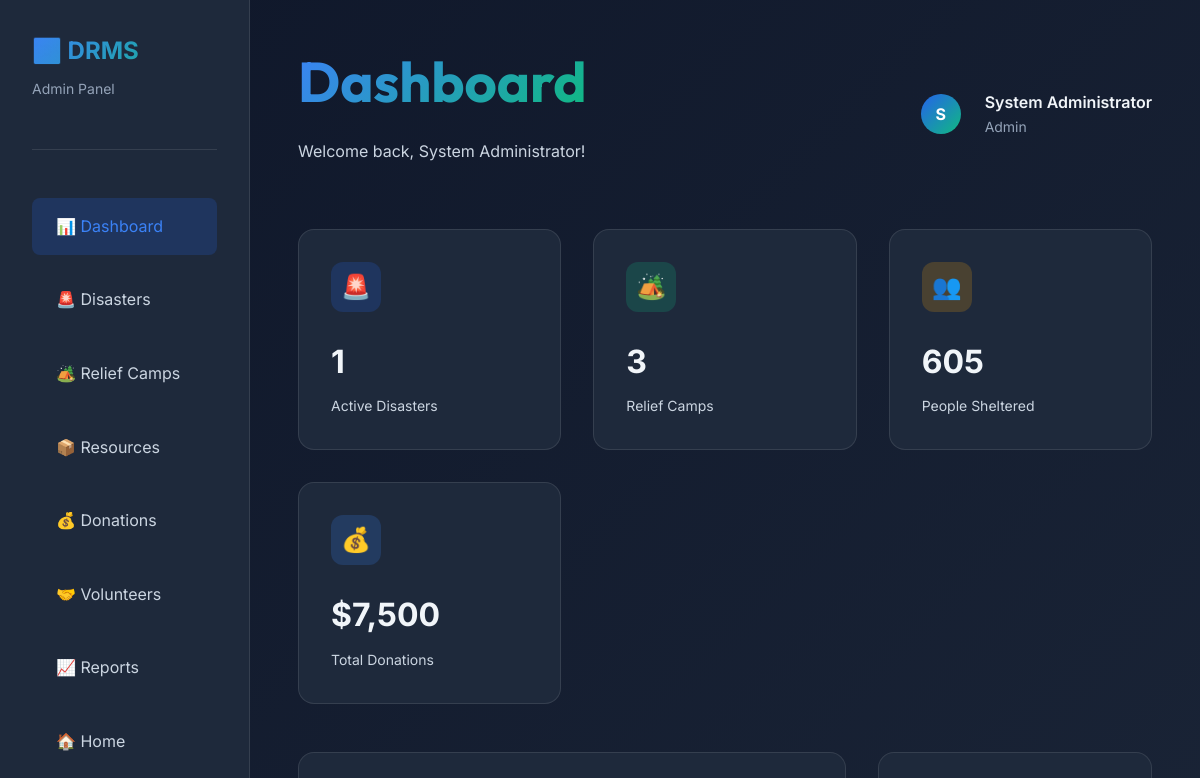
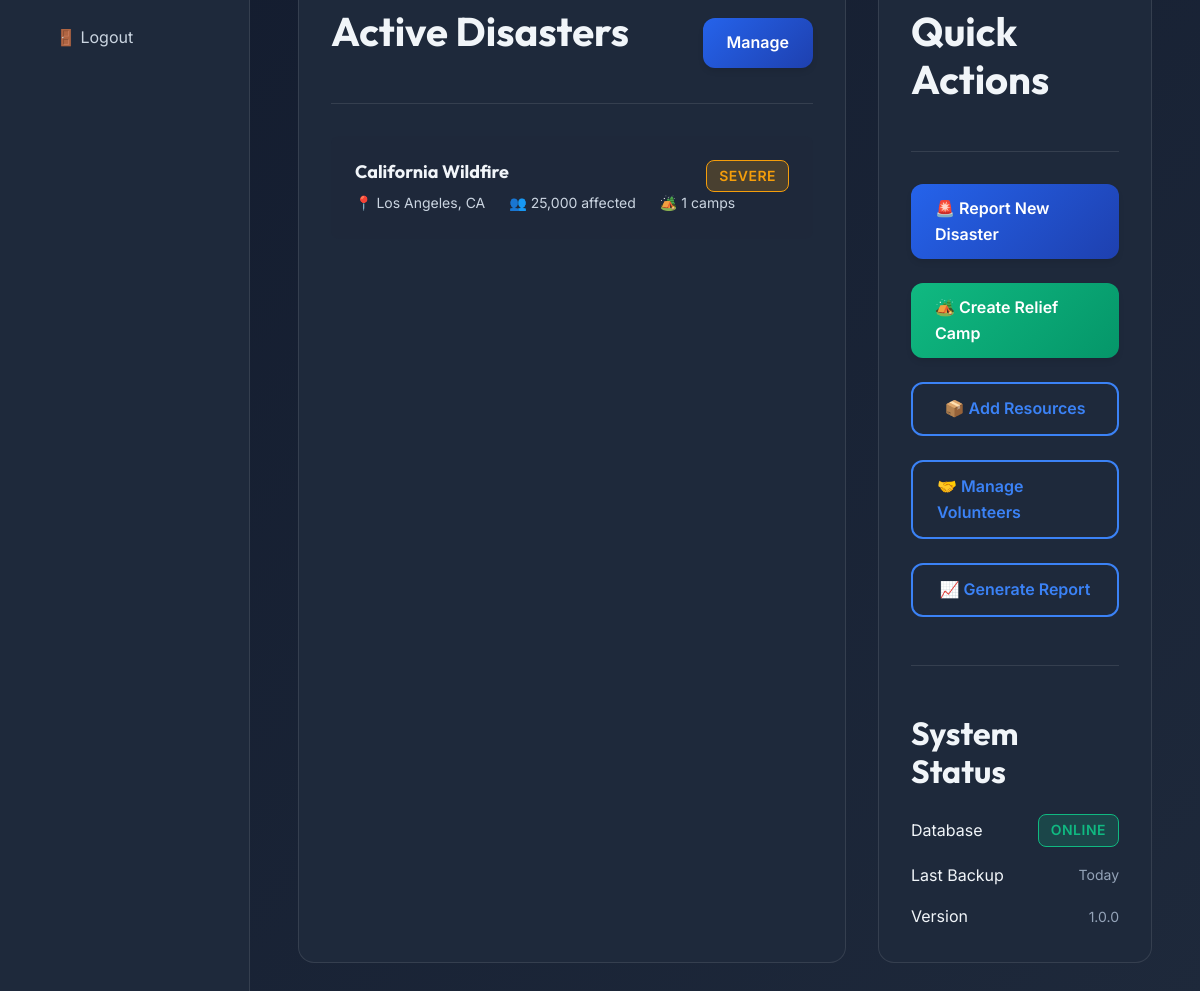
Page /views/admin/dashboard.php (signed in) on the committed database (2 pictures, top to bottom).
### tables this page shows
CREATE TABLE disasters (
    disaster_id INT AUTO_INCREMENT PRIMARY KEY,
    disaster_name VARCHAR(150) NOT NULL,
    disaster_type ENUM('earthquake', 'flood', 'hurricane', 'wildfire', 'tornado', 'tsunami', 'drought', 'other') NOT NULL,
    location VARCHAR(200) NOT NULL,
    latitude DECIMAL(10, 8),
    longitude DECIMAL(11, 8),
    severity ENUM('minor', 'moderate', 'severe', 'catastrophic') NOT NULL,
    description TEXT,
    affected_population INT DEFAULT 0,
    casualties INT DEFAULT 0,
    status ENUM('active', 'ongoing', 'resolved', 'monitoring') NOT NULL DEFAULT 'active',
    start_date DATETIME NOT NULL,
    end_date DATETIME NULL,
    created_by INT,
    created_at TIMESTAMP DEFAULT CURRENT_TIMESTAMP,
    updated_at TIMESTAMP DEFAULT CURRENT_TIMESTAMP ON UPDATE CURRENT_TIMESTAMP,
    FOREIGN KEY (created_by) REFERENCES users(user_id) ON DELETE SET NULL,
    INDEX idx_type (disaster_type),
    INDEX idx_status (status),
    INDEX idx_severity (severity),
    INDEX idx_location (location)
);

### config/Database.php (called while the page is built, shortened)
<?php
class Database {
    private static $instance = null;
    private $connection;
    private function __construct() {
        try {
            $dsn = "mysql:host=" . DB_HOST . ";dbname=" . DB_NAME . ";charset=" . DB_CHARSET;
            $options = [
                PDO::ATTR_ERRMODE            => PDO::ERRMODE_EXCEPTION,
                PDO::ATTR_DEFAULT_FETCH_MODE => PDO::FETCH_ASSOC,
                PDO::ATTR_EMULATE_PREPARES   => false,
                PDO::ATTR_PERSISTENT         => false
            ];
            $this->connection = new PDO($dsn, DB_USER, DB_PASS, $options);
        } catch (PDOException $e) {
            error_log("Database Connection Error: " . $e->getMessage());
            die("Database connection failed. Please check your configuration.");
        }
    }
    public static function getInstance() {
        if (self::$instance === null) {
            self::$instance = new self();
        }
        return self::$instance;
    }
    public function execute($query, $params = []) {
        try {
            $stmt = $this->connection->prepare($query);
            $stmt->execute($params);
            return $stmt;
        } catch (PDOException $e) {
            error_log("Query Execution Error: " . $e->getMessage());
            throw $e;
        }
    }
    public function fetchAll($query, $params = []) {
        $stmt = $this->execute($query, $params);
        return $stmt->fetchAll();
    }
    public function fetch($query, $params = []) {
        $stmt = $this->execute($query, $params);
        return $stmt->fetch();
    }
}
?>

### models/Disaster.php (called while the page is built, shortened)
<?php
require_once __DIR__ . '/../config/Database.php';
class Disaster {
    private $db;
    public function __construct() {
        $this->db = Database::getInstance();
    }
    public function getAll($filters = []) {
        try {
            $query = "SELECT d.*, u.full_name as created_by_name,
                      (SELECT COUNT(*) FROM relief_camps WHERE disaster_id = d.disaster_id) as camp_count
                      FROM disasters d
                      LEFT JOIN users u ON d.created_by = u.user_id
                      WHERE 1=1";
            $params = [];
            if (!empty($filters['status'])) {
                $query .= " AND d.status = :status";
                $params[':status'] = $filters['status'];
            }
            $query .= " ORDER BY d.start_date DESC";
            return $this->db->fetchAll($query, $params);
        } catch (PDOException $e) {
            error_log("Get All Disasters Error: " . $e->getMessage());
            return [];
        }
    }
}
?>

### models/ReliefCamp.php (called while the page is built, shortened)
<?php
require_once __DIR__ . '/../config/Database.php';
class ReliefCamp {
    private $db;
    public function __construct() {
        $this->db = Database::getInstance();
    }
    public function getAll($filters = []) {
        try {
            $query = "SELECT rc.*, d.disaster_name, u.full_name as manager_name,
                      (SELECT COUNT(*) FROM resources WHERE camp_id = rc.camp_id) as resource_count
                      FROM relief_camps rc
                      LEFT JOIN disasters d ON rc.disaster_id = d.disaster_id
                      LEFT JOIN users u ON rc.manager_id = u.user_id
                      WHERE 1=1";
            $params = [];
            $query .= " ORDER BY rc.established_date DESC";
            return $this->db->fetchAll($query, $params);
        } catch (PDOException $e) {
            error_log("Get All Relief Camps Error: " . $e->getMessage());
            return [];
        }
    }
}
?>

### models/Donation.php (called while the page is built, shortened)
<?php
require_once __DIR__ . '/../config/Database.php';
class Donation {
    private $db;
    public function __construct() {
        $this->db = Database::getInstance();
    }
    public function getStatistics($disasterId = null) {
        try {
            $query = "SELECT
                      COUNT(*) as total_donations,
                      COUNT(CASE WHEN donation_type = 'monetary' THEN 1 END) as monetary_count,
                      COUNT(CASE WHEN donation_type = 'material' THEN 1 END) as material_count,
                      SUM(CASE WHEN donation_type = 'monetary' AND status = 'completed' THEN amount ELSE 0 END) as total_amount
                      FROM donations WHERE status = 'completed'";
            $params = [];
            return $this->db->fetch($query, $params);
        } catch (PDOException $e) {
            error_log("Get Donation Statistics Error: " . $e->getMessage());
            return [];
        }
    }
}
?>

### views/admin/dashboard.php (the view, shortened to what this page needs)
<?php
require_once __DIR__ . '/../../models/Disaster.php';
require_once __DIR__ . '/../../models/ReliefCamp.php';
require_once __DIR__ . '/../../models/Donation.php';
$disasterModel = new Disaster();
$campModel = new ReliefCamp();
$donationModel = new Donation();
$activeDisasters = $disasterModel->getAll(['status' => 'active']);
$allCamps = $campModel->getAll();
$donationStats = $donationModel->getStatistics();
$totalDisasters = count($activeDisasters);
$totalCamps = count($allCamps);
$totalOccupancy = array_sum(array_column($allCamps, 'current_occupancy'));
$totalAmount = $donationStats['total_amount'] ?? 0;
?>
<!DOCTYPE html>
<html lang="en">
<head>
    <link rel="stylesheet" href="../../assets/css/style.css">
</head>
<body>
    <div class="dashboard-container">
        <aside class="sidebar">
            <div class="sidebar-header">
                <div class="sidebar-brand">🆘 DRMS</div>
                <p style="color: var(--text-muted); font-size: 0.875rem; margin-top: 0.5rem;">
                    <?php echo ucfirst($_SESSION['role']); ?> Panel
                </p>
            </div>
            <ul class="sidebar-menu">
                <li><a href="dashboard.php" class="active">📊 Dashboard</a></li>
                <li><a href="manage_disasters.php">🚨 Disasters</a></li>
                <li><a href="manage_camps.php">🏕️ Relief Camps</a></li>
                <li><a href="manage_resources.php">📦 Resources</a></li>
                <li><a href="manage_donations.php">💰 Donations</a></li>
                <li><a href="manage_volunteers.php">🤝 Volunteers</a></li>
                <li><a href="reports.php">📈 Reports</a></li>
                <li><a href="../../index.php">🏠 Home</a></li>
                <li><a href="../../controllers/AuthController.php?action=logout">🚪 Logout</a></li>
            </ul>
        </aside>
        <main class="main-content">
            <div class="dashboard-header">
                <div>
                    <h1>Dashboard</h1>
                    <p style="color: var(--text-secondary);">Welcome back, <?php echo htmlspecialchars($_SESSION['full_name']); ?>!</p>
                </div>
                <div class="user-info">
                    <div class="user-avatar">
                        <?php echo strtoupper(substr($_SESSION['full_name'], 0, 1)); ?>
                    </div>
                    <div>
                        <div style="font-weight: 600;"><?php echo htmlspecialchars($_SESSION['full_name']); ?></div>
                        <div style="font-size: 0.875rem; color: var(--text-muted);">
                            <?php echo ucfirst($_SESSION['role']); ?>
                        </div>
                    </div>
                </div>
            </div>
            <div class="stats-grid">
                <div class="stat-card">
                    <div class="stat-icon primary">🚨</div>
                    <div class="stat-value"><?php echo $totalDisasters; ?></div>
                    <div class="stat-label">Active Disasters</div>
                </div>
                <div class="stat-card">
                    <div class="stat-icon success">🏕️</div>
                    <div class="stat-value"><?php echo $totalCamps; ?></div>
                    <div class="stat-label">Relief Camps</div>
                </div>
                <div class="stat-card">
                    <div class="stat-icon warning">👥</div>
                    <div class="stat-value"><?php echo number_format($totalOccupancy); ?></div>
                    <div class="stat-label">People Sheltered</div>
                </div>
                <div class="stat-card">
                    <div class="stat-icon info">💰</div>
                    <div class="stat-value">$<?php echo number_format($totalAmount); ?></div>
                    <div class="stat-label">Total Donations</div>
                </div>
            </div>
            <div class="content-grid">
                <div class="section-card">
                    <div class="section-header">
                        <h2>Active Disasters</h2>
                        <a href="manage_disasters.php" class="btn btn-primary">Manage</a>
                    </div>
                    <?php if (!empty($activeDisasters)): ?>
                        <?php foreach (array_slice($activeDisasters, 0, 5) as $disaster): ?>
                            <div class="disaster-item">
                                <div class="flex-between">
                                    <h4><?php echo htmlspecialchars($disaster['disaster_name']); ?></h4>
                                    <span class="badge badge-<?php echo $disaster['severity'] === 'catastrophic' ? 'error' : 'warning'; ?>">
                                        <?php echo htmlspecialchars($disaster['severity']); ?>
                                    </span>
                                </div>
                                <div class="disaster-meta">
                                    <span>📍 <?php echo htmlspecialchars($disaster['location']); ?></span>
                                    <span>👥 <?php echo number_format($disaster['affected_population']); ?> affected</span>
                                    <span>🏕️ <?php echo $disaster['camp_count'] ?? 0; ?> camps</span>
                                </div>
                            </div>
                        <?php endforeach; ?>
                    <?php else: ?>
                        <p style="text-align: center; color: var(--text-muted); padding: var(--spacing-xl);">
                            No active disasters at the moment.
                        </p>
                    <?php endif; ?>
                </div>
                <div class="section-card">
                    <div class="section-header">
                        <h2>Quick Actions</h2>
                    </div>
                    <div style="display: flex; flex-direction: column; gap: var(--spacing-md);">
                        <a href="manage_disasters.php?action=create" class="btn btn-primary" style="width: 100%;">
                            🚨 Report New Disaster
                        </a>
                        <a href="manage_camps.php?action=create" class="btn btn-secondary" style="width: 100%;">
                            🏕️ Create Relief Camp
                        </a>
                        <a href="manage_resources.php?action=add" class="btn btn-outline" style="width: 100%;">
                            📦 Add Resources
                        </a>
                        <a href="manage_volunteers.php" class="btn btn-outline" style="width: 100%;">
                            🤝 Manage Volunteers
                        </a>
                        <a href="reports.php" class="btn btn-outline" style="width: 100%;">
                            📈 Generate Report
                        </a>
                    </div>
                    <div style="margin-top: var(--spacing-xl); padding-top: var(--spacing-xl); border-top: 1px solid rgba(255, 255, 255, 0.1);">
                        <h3 style="margin-bottom: var(--spacing-md);">System Status</h3>
                        <div style="display: flex; flex-direction: column; gap: var(--spacing-sm);">
                            <div class="flex-between">
                                <span>Database</span>
                                <span class="badge badge-success">Online</span>
                            </div>
                            <div class="flex-between">
                                <span>Last Backup</span>
                                <span style="color: var(--text-muted); font-size: 0.875rem;">Today</span>
                            </div>
                            <div class="flex-between">
                                <span>Version</span>
                                <span style="color: var(--text-muted); font-size: 0.875rem;">1.0.0</span>
                            </div>
                        </div>
                    </div>
                </div>
            </div>
        </main>
    </div>
</body>
</html>

### rows in the picture
disasters: disaster_name "California Wildfire", severity "SEVERE", location "Los Angeles, CA", affected_population "25,000", camp_count "1"

### other values in the picture
$_SESSION['role'] "Admin"
$_SESSION['full_name'] "System Administrator"
substr($_SESSION['full_name'], 0, 1) "S"
$totalDisasters "1"
$totalCamps "3"
$totalOccupancy "605"
$totalAmount "7,500"
